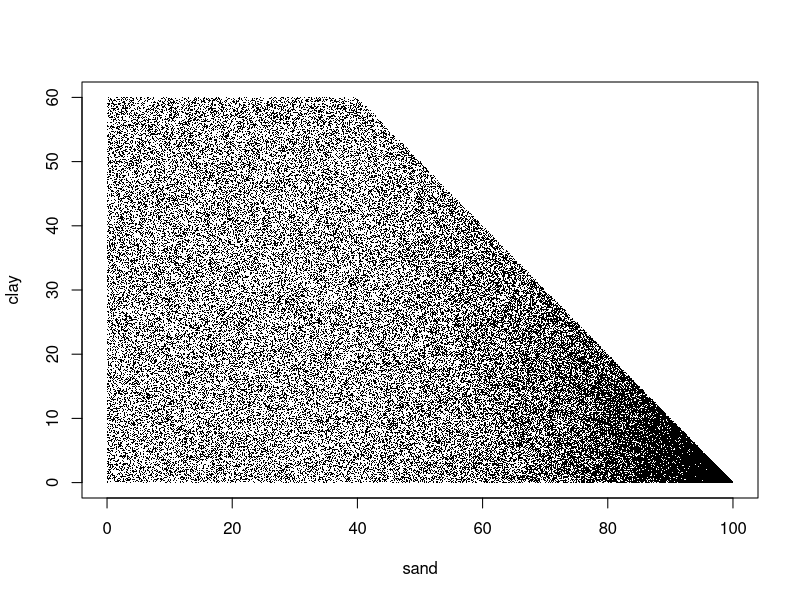

This figure's R source:
nsim=100000
sand=runif(nsim,min=0,max=100)
clay=numeric()
for(s in 1:length(sand)) {
  cmax=60
  if(sand[s] > 40) cmax=100-sand[s]
  clay[s] = runif(1, min=0,max=cmax)
}
silt=100-sand-clay
plot(sand,clay,pch=".")
write.csv(file="runif_textures.csv",data.frame(sand,silt,clay))

mean(sand)
mean(silt)
mean(clay)
